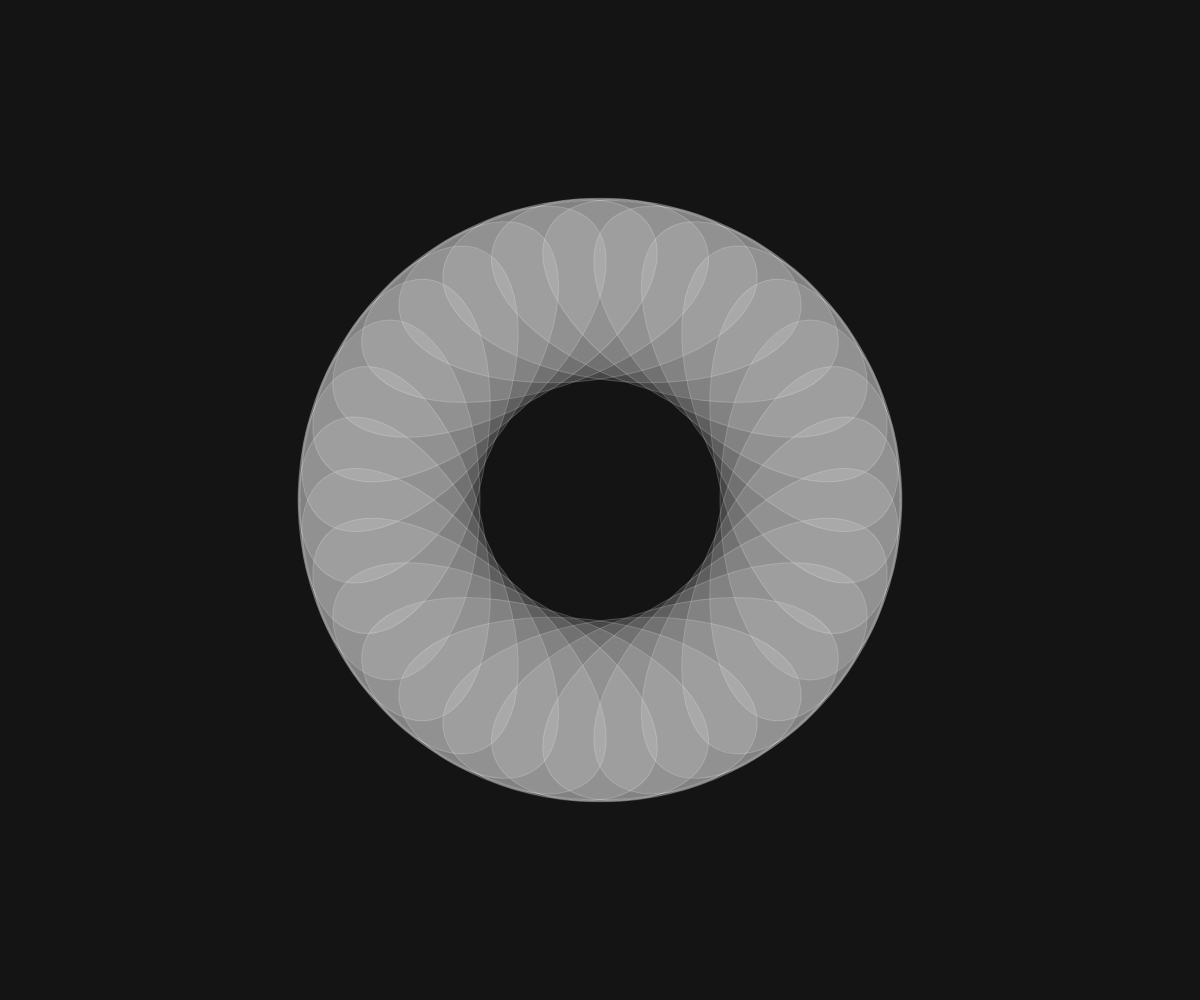
Frame 1 (no input)
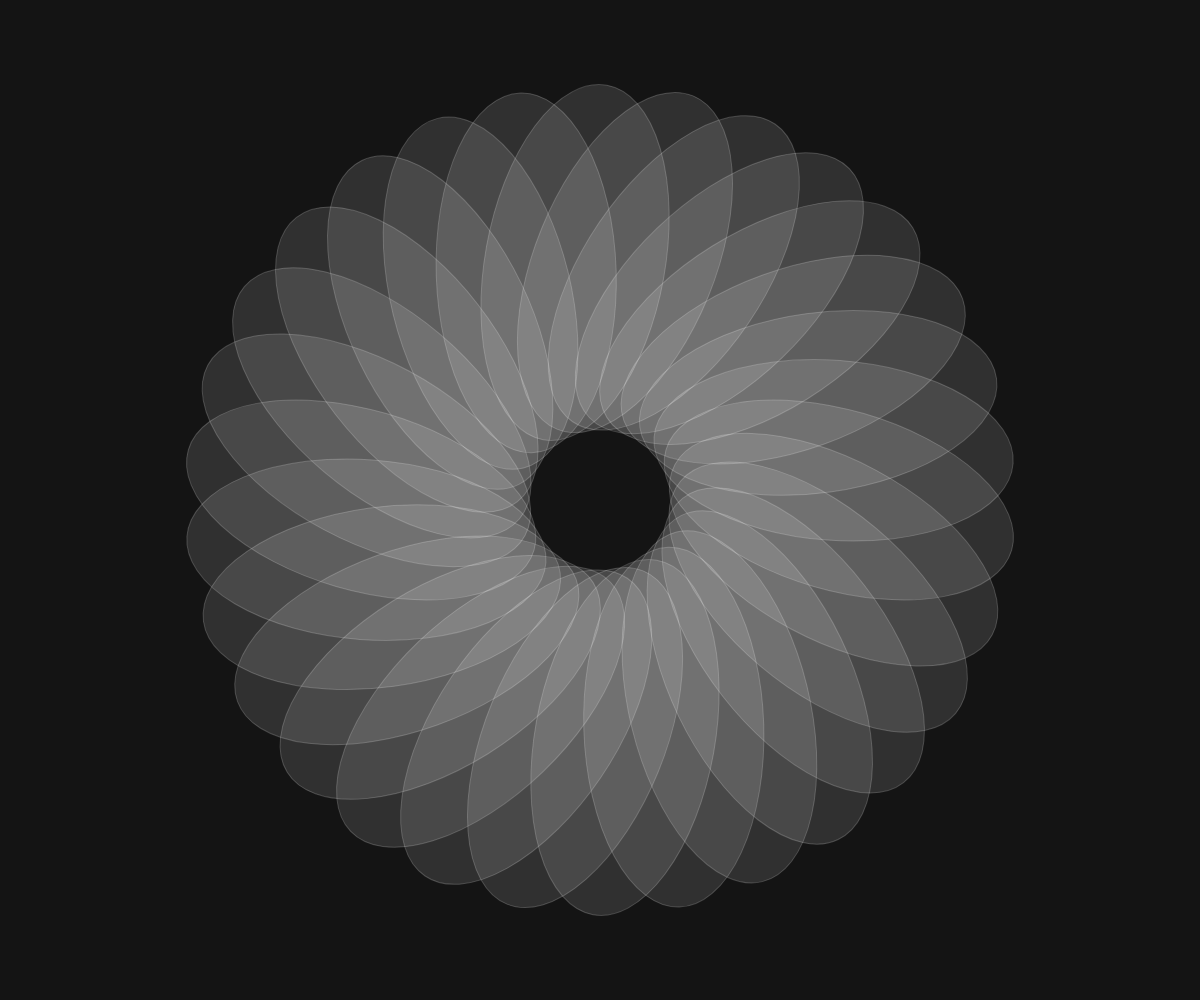
Frame 60 (no input)
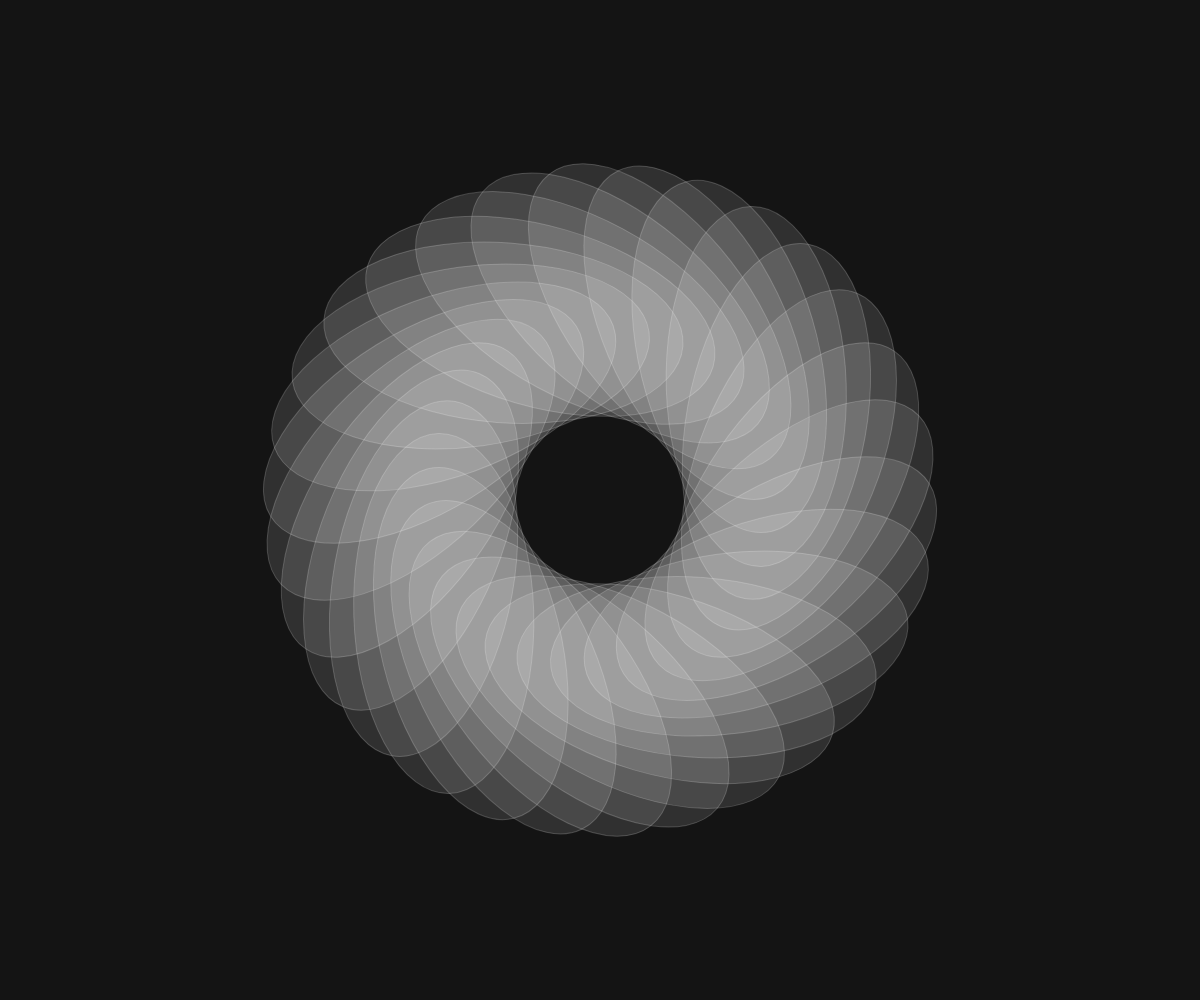
Frame 120 (the mouse pressed at the canvas centre since frame 60)

The p5.js sketch that drew these frames (run headless with seeded random() and noise() and a simulated clock; from frame 60 on, the mouse is pressed at the canvas centre):

// p5.js sketch
// ── sketch.js
// Radial Pattern 1

var frames = 200
var num = 30; // try numbers up to 40
var theta = 0;

function setup() {
    createCanvas(windowWidth, windowHeight);
    background(0);
}

function draw() {
    background(20);
    fill(255, 30);
    stroke(255, 50);
    translate(width / 2, height / 2);
    for (i = 0; i < num; i++) {
        push();
        let offSet = TWO_PI / num * i;
        rotate(offSet);
        sz = width * .15;
        x = map(sin(theta), -1, 1, sz, width * .2);
        translate(x, 0);
        push();
        rotate(theta);
        ellipse(0, 0, sz, sz * 2);
        // ellipse(0, 0, sz * .7, sz * 2 * .7);
        // if (i % 2 == 0) {
        //     ellipse(0, 0, sz, sz * 2);
        // } else {
        //     ellipse(0, 0, sz * .7, sz * 2 * .7);
        // }

        pop();
        pop();
    }
    theta += TWO_PI / frames;
}
